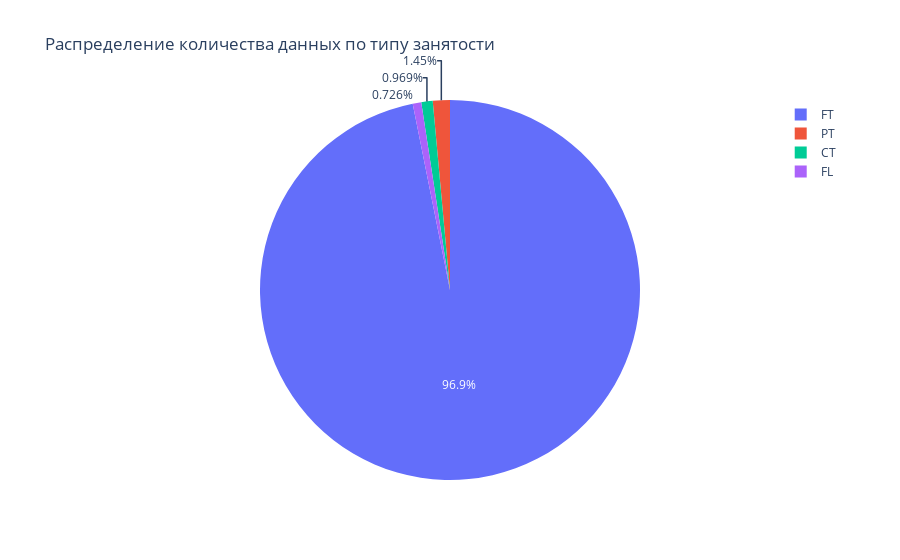

The notebook cell saved with this chart:
### Markdown cell above
Среди рассмотренных позиций большинство представляют урвень Middle или Senior. Начинающих и управленцев среди выборки не так много

### Code cell
fig = px.pie(
    data[data['job_title'] != 'other'],
    names='employment_type',
    title='Распределение количества данных по типу занятости',
    )

fig.show()

### Figure 1 — Plotly figure (JSON) as saved in the notebook; plotly's stock layout.template omitted (floating-point values rounded to 4 significant figures; data arrays with more than 128 entries replaced by an {"elided": "..."} marker saying what was removed)
{"data": [{"domain": {"x": [0, 1], "y": [0, 1]}, "hovertemplate": "employment_type=%{label}<extra></extra>", "labels": {"elided": "413 str values"}, "legendgroup": "", "name": "", "showlegend": true, "type": "pie"}], "layout": {"legend": {"tracegroupgap": 0}, "title": {"text": "Распределение количества данных по типу занятости"}}}
